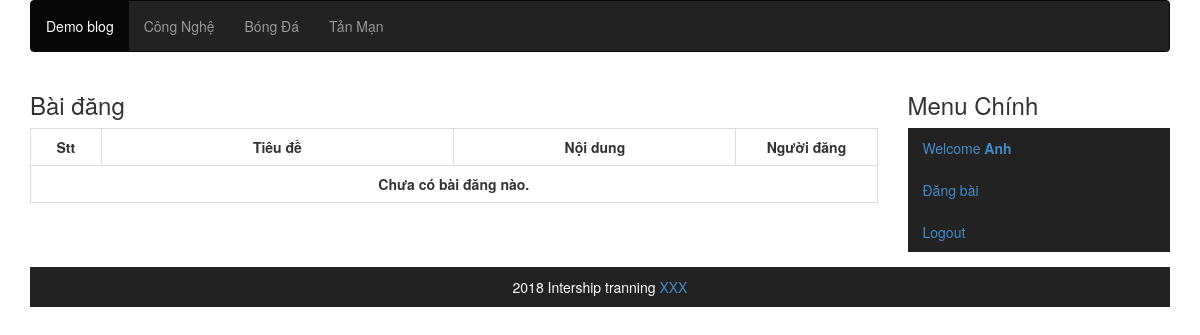
Page /index.php?c=posts&m=lists&cate=2 (signed in) on the committed database.
### tables this page shows
CREATE TABLE `category` (
  `category_id` int(11) NOT NULL AUTO_INCREMENT,
  `category_name` varchar(255) DEFAULT NULL,
  `status` int(11) DEFAULT '1',
  PRIMARY KEY (`category_id`)
);

### includes/common.php (called while the page is built, shortened)
<?php
require ROOT . '/includes/db.php';
function isLogged() {
    return $_SESSION['logged'];
}
function render($file, $data) {
    extract($data);
    include ROOT . DS . 'views' . DS . $file;
}

### controllers/posts.php (called while the page is built, shortened)
<?php
function posts_lists() {
    $data = array();
    $id_post=$_GET['cate'];
    $data['post'] = model('posts')->getPostByCateId($id_post);
    $data['category'] = model('category')->getAllByCategoryId();
    $data['template_file'] = 'posts/posts_lists.php';
    render('layout.php', $data);
}

### index.php (called while the page is built, shortened)
<?php
require ROOT . DS . 'includes' . DS . 'common.php';
$controller = empty($_GET['c']) ? 'index' : strtolower($_GET['c']);
$method = empty($_GET['m']) ? 'index' : strtolower($_GET['m']);
$c_file = ROOT . DS . 'controllers' . DS . $controller . '.php';
$m_func = $controller . '_' . $method;
if (is_readable($c_file)) {
    call_user_func($m_func);
} else {
    die("Page not found !");
}

### includes/db.php (called while the page is built, shortened)
<?php
class DB
{
    protected $host;
    protected $user;
    protected $password;
    protected $db_name;
    protected $con;
    public function __construct()
    {
        $this->host = 'localhost';
        $this->user = 'root';
        $this->password = '';
        $this->db_name = 'test';
    }
    public function connect()
    {
        $this->con = mysqli_connect($this->host, $this->user, $this->password, $this->db_name) or die('Can not connect database !');
        mysqli_select_db($this->con, $this->db_name);
        mysqli_set_charset($this->con, 'utf8');
    }
    public function db_get_all($sql)
    {
        $result = mysqli_query($this->con, $sql);
        $data = array();
        if ($result) {
            while ($row = mysqli_fetch_assoc($result)) {
                $data[] = $row;
            }
        }
        return $data;
    }
}

### models/category.php (called while the page is built, shortened)
<?php
class Category extends Model {
    public $table = 'category';
    public function getAllByCategoryId() {
        $sql = "SELECT * FROM `{$this->table}`";
        return $this->db_get_all($sql);
    }
}
?>

### views/layout.php (the view, shortened to what this page needs)
<!DOCTYPE html>
<html>
<head>
    <link rel="stylesheet" href="./styles/css/bootstrap.min.css">
    <link rel="stylesheet" href="./styles/css/styles.css">
</head>
<body>
  <div class='container'>
    <div class='row'>
    <div class='col-md-12'>
        <nav class="navbar navbar-inverse">
            <ul class="nav navbar-nav">
                <?php if ($logged = isLogged()): ?>
                <li class="active"><a href="index.php">Demo blog</a></li>
                    <?php foreach ($category as $cate): ?>
                <li><a href = "index.php?c=posts&m=lists&cate=<?php echo $cate['category_id']; ?>"><?php echo $cate['category_name'];?></a> </li>
                    <?php endforeach;  ?>
                <?php else: ?>
                <li class="active"><a href="index.php">Demo blog</a></li>
                <?php endif; ?>
            </ul>
        </nav>
    </div>
    <div id='content'>
        <div class='col-md-9'>
        </div>
        <div class='col-md-3'>
            <?php include ROOT . DS . 'views' . DS . 'blocks' . DS . 'sidebar.php'; ?>
        </div>
    </div>
    <div class="col-md-12 text-center">
        <footer>
            2018 Intership tranning <a href="">XXX</a>
        </footer>
    </div>
    </div>
</div>
</body>
</html>

### styles/css/styles.css (style rules this page uses)
.text-center { text-align: center !important; }
footer { margin-top: 15px; background-color: #222; padding: 10px; color: #fff; }

### rows in the picture
category: category_name "Công Nghệ"
category: category_name "Bóng Đá"
category: category_name "Tản Mạn"

### other values in the picture
$logged['fullname'] "Anh"
